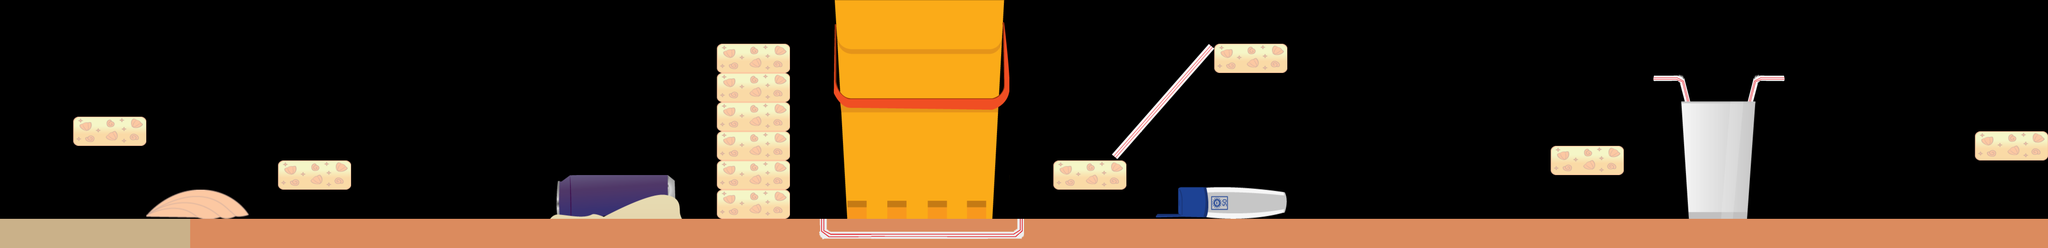

A level layout from a 2D game, rendered from its tile map. Below: a short description, then the map file with tile-grid data replaced by summaries:
An orthogonal 140x17 tile map with 32x32 px tiles, 3 tile layers (strawlayer, hotsandlayer, mainlayer), 13 tilesets and 11 objects (2x urchin, strawpolygon, sunscreenpolygon, leftstrawpolygon, rightstrawpolygon, ...).

<map version="1.0" orientation="orthogonal" width="140" height="17" tilewidth="32" tileheight="32">
 <tileset firstgid="1" name="wetsand_32-32" tilewidth="32" tileheight="32">
  <image source="images/wetsand_32-32.png" width="32" height="32" />
 </tileset>
 <tileset firstgid="2" name="hotsand_32-32" tilewidth="32" tileheight="32">
  <image source="images/hotsand_32-32.png" width="32" height="32" />
 </tileset>
 <tileset firstgid="3" name="platform_160-64" tilewidth="32" tileheight="32">
  <image source="images/platform_160-64.png" width="160" height="64" />
 </tileset>
 <tileset firstgid="13" name="seashell_224-64" tilewidth="32" tileheight="32">
  <image source="images/seashell_224-64.png" width="224" height="64" />
 </tileset>
 <tileset firstgid="27" name="can_320-128" tilewidth="32" tileheight="32">
  <image source="images/can_320-128.png" width="320" height="128" />
 </tileset>
 <tileset firstgid="67" name="bucket_384-480" tilewidth="32" tileheight="32">
  <image source="images/bucket_384-480.png" width="384" height="480" />
 </tileset>
 <tileset firstgid="247" name="straw_224-256" tilewidth="32" tileheight="32">
  <image source="images/straw_224-256.png" width="224" height="256" />
 </tileset>
 <tileset firstgid="303" name="sunscreen_288-96" tilewidth="32" tileheight="32">
  <image source="images/sunscreen_288-96.png" width="288" height="96" />
 </tileset>
 <tileset firstgid="330" name="seaurchin_80-40" tilewidth="40" tileheight="40">
  <image source="spritesheets/seaurchin_80-40.png" width="80" height="40" />
 </tileset>
 <tileset firstgid="332" name="glass_288-320" tilewidth="32" tileheight="32">
  <image source="images/glass_288-320.png" width="288" height="320" />
 </tileset>
 <tileset firstgid="422" name="straw_480-64" tilewidth="32" tileheight="32">
  <image source="images/straw_480-64.png" width="480" height="64" />
 </tileset>
 <tileset firstgid="452" name="strawtipleft_15-20" tilewidth="15" tileheight="20">
  <image source="images/strawtipleft_15-20.png" width="15" height="20" />
 </tileset>
 <tileset firstgid="453" name="strawtipright_15-20" tilewidth="15" tileheight="20">
  <image source="images/strawtipright_15-20.png" width="15" height="20" />
 </tileset>
 <layer name="strawlayer" width="140" height="17">
  <data>[2380 cells, 146 non-empty, 146 distinct tile ids]</data>
 </layer>
 <layer name="hotsandlayer" width="140" height="17">
  <data>[2380 cells, 255 non-empty, 2 distinct tile ids]</data>
 </layer>
 <layer name="mainlayer" width="140" height="17">
  <data>[2380 cells, 473 non-empty, 329 distinct tile ids]</data>
 </layer>
 <objectgroup name="objects" width="140" height="17">
  <object name="urchin" gid="330" x="2997" y="479" />
  <object name="urchin" gid="330" x="3262" y="479" />
  <object name="strawpolygon" x="2431" y="337">
   <polyline points="0,0 212,-242 225,-232 13,13 -1,0" />
  </object>
  <object name="sunscreenpolygon" x="2580" y="410">
   <polyline points="0,0 118,-1 231,9 237,28 236,39 229,57 157,69 -55,68 -51,57 -3,57 -5,3 -1,0" />
  </object>
  <object name="leftstrawpolygon" x="3693" y="479">
   <polyline points="0,0 -17,-257 -9,-258 -18,-296 -24,-301 -77,-301 -77,-314 -23,-314 -9,-309 5,-257 1,-1" />
  </object>
  <object name="rightstrawpolygon" x="3822" y="479">
   <polyline points="0,0 19,-259 14,-258 23,-297 27,-301 83,-301 83,-315 29,-315 13,-307 -1,-257 0,-3" />
  </object>
  <object name="seashellpolygon" x="318" y="471">
   <polyline points="0,0 45,-36 97,-56 138,-56 189,-39 228,-2 184,9 -2,3" />
  </object>
  <object name="canpolygon" x="1247" y="382">
   <polyline points="0,0 212,1 230,14 231,53 241,63 242,88 246,99 -48,99 -31,86 -30,17 -21,15 -1,-1" />
  </object>
  <object name="bucketpolygon" x="1852" y="479">
   <polyline points="0,0 -15,-255 -30,-273 -28,-479 345,-479 343,-429 357,-285 348,-259 333,-244 320,2 -1,0" />
  </object>
  <object name="leftstrawtip" gid="452" x="1793" y="480" />
  <object name="rightstrawtip" gid="453" x="2225" y="481" />
 </objectgroup>
</map>
